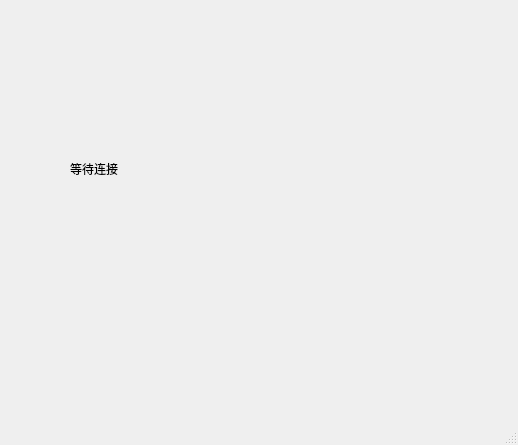
<?xml version="1.0" encoding="UTF-8"?>
<ui version="4.0">
 <class>MainWindow</class>
 <widget class="QMainWindow" name="MainWindow">
  <property name="geometry">
   <rect>
    <x>0</x>
    <y>0</y>
    <width>518</width>
    <height>445</height>
   </rect>
  </property>
  <property name="windowTitle">
   <string>MainWindow</string>
  </property>
  <widget class="QWidget" name="centralWidget">
   <widget class="QLabel" name="statuslabel">
    <property name="geometry">
     <rect>
      <x>70</x>
      <y>160</y>
      <width>67</width>
      <height>17</height>
     </rect>
    </property>
    <property name="text">
     <string>等待连接</string>
    </property>
   </widget>
  </widget>
  <widget class="QStatusBar" name="statusBar"/>
 </widget>
 <layoutdefault spacing="6" margin="11"/>
 <resources/>
 <connections/>
</ui>
